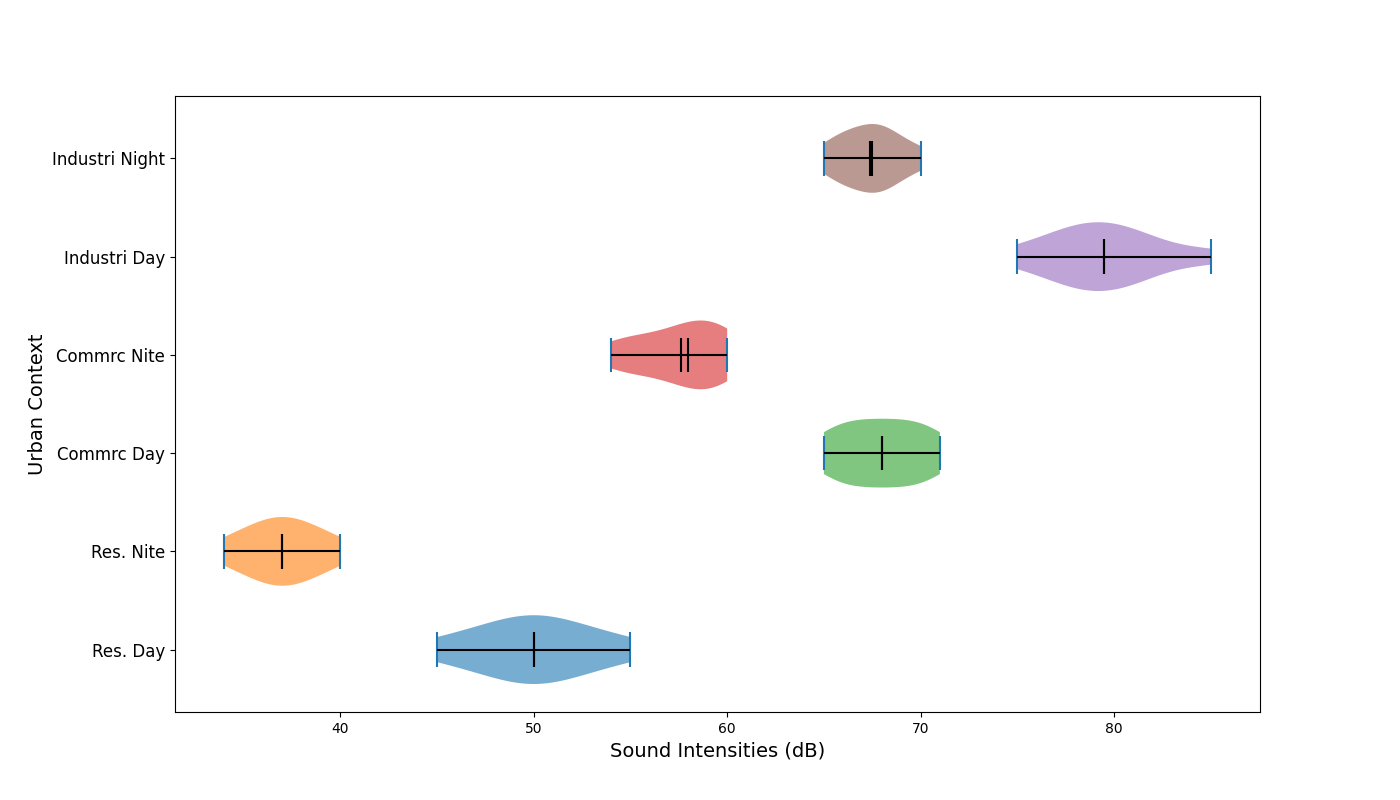

The script that drew this image:
import matplotlib.pyplot as plt
import numpy as np

# Data initialization
residential_day = np.array([50, 48, 55, 47, 52, 45, 53, 50, 49, 51])
residential_night = np.array([38, 37, 35, 36, 39, 34, 38, 37, 36, 40])
commercial_day = np.array([68, 66, 71, 65, 70, 67, 70, 68, 69, 66])
commercial_night = np.array([58, 60, 54, 55, 59, 56, 60, 58, 59, 57])
industrial_day = np.array([80, 75, 78, 81, 77, 82, 85, 80, 78, 79])
industrial_night = np.array([68, 65, 69, 66, 67, 70, 66, 67, 68, 68])

data_violin = [residential_day, residential_night, commercial_day, commercial_night, industrial_day, industrial_night]
scenarios = ['Res. Day', 'Res. Nite', 'Commrc Day', 'Commrc Nite', 'Industri Day', 'Industri Night']

fig, ax = plt.subplots(figsize=(14, 8))
vparts = ax.violinplot(data_violin, vert=False, showmedians=True, showmeans=True, showextrema=True, widths=0.7)

colors = ['#1f77b4', '#ff7f0e', '#2ca02c', '#d62728', '#9467bd', '#8c564b']

for i, pc in enumerate(vparts['bodies']):
    pc.set_facecolor(colors[i])
    pc.set_alpha(0.6)
    
for partname in ('cbars', 'cmeans', 'cmedians'):
    vparts[partname].set_edgecolor('black')
    vparts[partname].set_linewidth(1.5)

ax.set_xlabel("Sound Intensities (dB)", fontsize=14)
ax.set_ylabel("Urban Context", fontsize=14)
ax.set_yticks(np.arange(1, len(scenarios) + 1))
ax.set_yticklabels(scenarios, fontsize=12)

plt.show()
